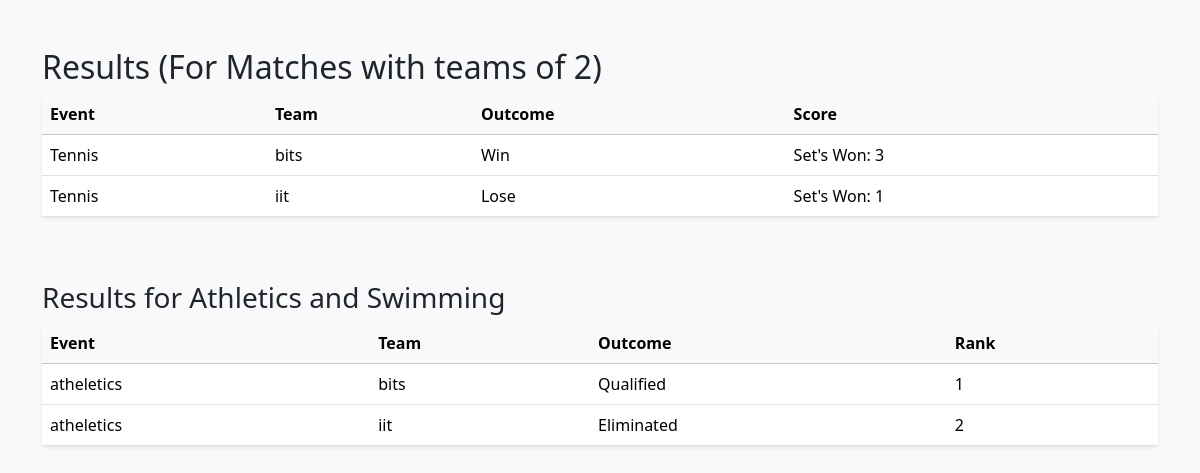
Page /result/ (signed in) on the committed database.
### users/models.py (models this page shows, shortened)
class Result(models.Model):
    event = models.ForeignKey(Event, on_delete=models.CASCADE)
    team=   models.ForeignKey(Team, on_delete=models.CASCADE)
    outcome = models.CharField(max_length=20, choices=[
        ("Win", "Win"),
        ("Lose", "Lose"),
        ("Draw", "Draw"),
    ])
    scoretype= models.CharField(max_length=20, choices=[
        ("Runs","Runs Scored"),
        ("Goals","Goals Scored"),
        ("Sets's Won","Set's Won"),
    ])
    score=models.IntegerField()

class Event(models.Model):
    GENDER_CHOICES = [
        ('M', 'Male'),
        ('F', 'Female'),
        ('X', 'Mixed'),
    ]
    name = models.CharField(max_length=255)
    sport = models.CharField(max_length=255)
    gender = models.CharField(max_length=1, choices=GENDER_CHOICES)
    max_team_size = models.PositiveIntegerField()

class Team(models.Model):
    event = models.ForeignKey(Event, on_delete=models.CASCADE, related_name="teams")
    college = models.ForeignKey(College, on_delete=models.CASCADE)
    members = models.ManyToManyField(UserProfile, blank=True)
    class Meta:
        unique_together = ('event', 'college')  # Ensures one team per college per event

class College(models.Model):
    name = models.CharField(max_length=255, unique=True)
    def __str__(self):
        return self.name

class Result_Many(models.Model):
    event = models.ForeignKey(Event, on_delete=models.CASCADE)
    team=   models.ForeignKey(Team, on_delete=models.CASCADE)
    outcome = models.CharField(max_length=20, choices=[
        ("Qualified", "Qualified"),
        ("Eliminated", "Eliminated"),
    ])
    rank=models.IntegerField()

### users/views.py (the view)
# urls.py: path("result/",views.result,name='result'),
@user_passes_test(lambda u: u.is_superuser)
def result(request):
    team_result= Result.objects.all()
    many_result=Result_Many.objects.all()
    return render(request,'users/result.html',{'team_results':team_result,'many_results':many_result})

### users/templates/users/result.html (shortened to what this page needs)
{% load static %}
<!DOCTYPE html>
<html>
<head>
    <link href="https://cdn.jsdelivr.net/npm/bootstrap@5.3.3/dist/css/bootstrap.min.css" rel="stylesheet">
</head>
<body class="bg-light">
<div class="container py-5">
    <h2>Results (For Matches with teams of 2)</h2>
    {% if team_results %}
    <table class="table table-hover bg-white shadow-sm rounded">
        <thead class="table-light">
            <tr>
                <th>Event</th>
                <th>Team</th>
                <th>Outcome</th>
                <th>Score</th>
            </tr>
        </thead>
        <tbody>
            {% for result in team_results %}
            <tr>
                <td>{{ result.event.name }}</td>
                <td>{{ result.team.college }}</td>
                <td>{{ result.get_outcome_display }}</td>
                <td>{{ result.get_scoretype_display }}: {{ result.score }}</td>
            </tr>
            {% endfor %}
        </tbody>
    </table>
    {% else %}
        <p>No team results available.</p>
    {% endif %}
    <br><br>
    <h3>Results for Athletics and Swimming</h3>
    {% if many_results %}
    <table class="table table-hover bg-white shadow-sm rounded">
        <thead class="table-light">
            <tr>
                <th>Event</th>
                <th>Team</th>
                <th>Outcome</th>
                <th>Rank</th>
            </tr>
        </thead>
        <tbody>
            {% for result in many_results %}
            <tr>
                <td>{{ result.event.name }}</td>
                <td>{{ result.team.college }}</td>
                <td>{{ result.get_outcome_display }}</td>
                <td>{{ result.rank }}</td>
            </tr>
            {% endfor %}
        </tbody>
    </table>
    {% else %}
        <p>No individual/multiple results available.</p>
    {% endif %}
</div>
</body>
</html>

### rows in the picture
Result: event.name "Tennis", team.college "bits", outcome "Win", scoretype "Set's Won", score "3"
Result: event.name "Tennis", team.college "iit", outcome "Lose", scoretype "Set's Won", score "1"
Result_Many: event.name "atheletics", team.college "bits", outcome "Qualified", rank "1"
Result_Many: event.name "atheletics", team.college "iit", outcome "Eliminated", rank "2"
